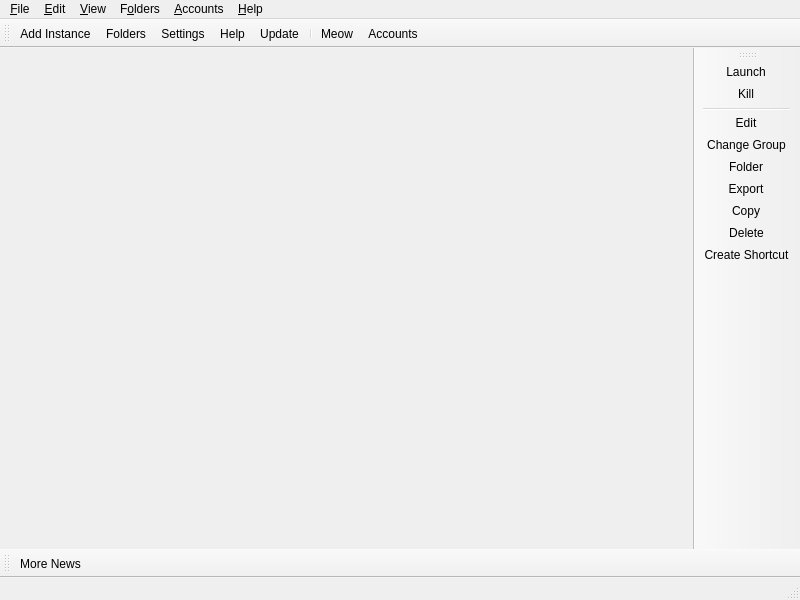
<?xml version="1.0" encoding="UTF-8"?>
<ui version="4.0">
 <class>MainWindow</class>
 <widget class="QMainWindow" name="MainWindow">
  <property name="geometry">
   <rect>
    <x>0</x>
    <y>0</y>
    <width>800</width>
    <height>600</height>
   </rect>
  </property>
  <widget class="QWidget" name="centralWidget">
   <layout class="QHBoxLayout" name="horizontalLayout">
    <property name="spacing">
     <number>0</number>
    </property>
    <property name="leftMargin">
     <number>0</number>
    </property>
    <property name="topMargin">
     <number>0</number>
    </property>
    <property name="rightMargin">
     <number>0</number>
    </property>
    <property name="bottomMargin">
     <number>0</number>
    </property>
   </layout>
  </widget>
  <widget class="QStatusBar" name="statusBar"/>
  <widget class="QToolBar" name="mainToolBar">
   <property name="windowTitle">
    <string>Main Toolbar</string>
   </property>
   <property name="allowedAreas">
    <set>Qt::ToolBarArea::BottomToolBarArea|Qt::ToolBarArea::TopToolBarArea</set>
   </property>
   <property name="toolButtonStyle">
    <enum>Qt::ToolButtonStyle::ToolButtonTextBesideIcon</enum>
   </property>
   <property name="floatable">
    <bool>false</bool>
   </property>
   <attribute name="toolBarArea">
    <enum>TopToolBarArea</enum>
   </attribute>
   <attribute name="toolBarBreak">
    <bool>false</bool>
   </attribute>
   <addaction name="actionAddInstance"/>
   <addaction name="actionFoldersButton"/>
   <addaction name="actionSettings"/>
   <addaction name="actionHelpButton"/>
   <addaction name="actionCheckUpdate"/>
   <addaction name="separator"/>
   <addaction name="actionCAT"/>
   <addaction name="actionAccountsButton"/>
  </widget>
  <widget class="QToolBar" name="newsToolBar">
   <property name="windowTitle">
    <string>News Toolbar</string>
   </property>
   <property name="allowedAreas">
    <set>Qt::ToolBarArea::BottomToolBarArea|Qt::ToolBarArea::TopToolBarArea</set>
   </property>
   <property name="iconSize">
    <size>
     <width>16</width>
     <height>16</height>
    </size>
   </property>
   <property name="toolButtonStyle">
    <enum>Qt::ToolButtonStyle::ToolButtonTextBesideIcon</enum>
   </property>
   <property name="floatable">
    <bool>false</bool>
   </property>
   <attribute name="toolBarArea">
    <enum>BottomToolBarArea</enum>
   </attribute>
   <attribute name="toolBarBreak">
    <bool>false</bool>
   </attribute>
   <addaction name="actionMoreNews"/>
  </widget>
  <widget class="WideBar" name="instanceToolBar">
   <property name="windowTitle">
    <string>Instance Toolbar</string>
   </property>
   <property name="allowedAreas">
    <set>Qt::ToolBarArea::LeftToolBarArea|Qt::ToolBarArea::RightToolBarArea</set>
   </property>
   <property name="iconSize">
    <size>
     <width>16</width>
     <height>16</height>
    </size>
   </property>
   <property name="toolButtonStyle">
    <enum>Qt::ToolButtonStyle::ToolButtonTextBesideIcon</enum>
   </property>
   <property name="floatable">
    <bool>false</bool>
   </property>
   <property name="useDefaultAction" stdset="0">
    <bool>true</bool>
   </property>
   <attribute name="toolBarArea">
    <enum>RightToolBarArea</enum>
   </attribute>
   <attribute name="toolBarBreak">
    <bool>false</bool>
   </attribute>
   <addaction name="actionLaunchInstance"/>
   <addaction name="actionKillInstance"/>
   <addaction name="separator"/>
   <addaction name="actionEditInstance"/>
   <addaction name="actionChangeInstGroup"/>
   <addaction name="actionViewSelectedInstFolder"/>
   <addaction name="actionExportInstance"/>
   <addaction name="actionCopyInstance"/>
   <addaction name="actionDeleteInstance"/>
   <addaction name="actionCreateInstanceShortcut"/>
  </widget>
  <widget class="QMenuBar" name="menuBar">
   <property name="geometry">
    <rect>
     <x>0</x>
     <y>0</y>
     <width>800</width>
     <height>18</height>
    </rect>
   </property>
   <widget class="QMenu" name="fileMenu">
    <property name="title">
     <string>&amp;File</string>
    </property>
    <property name="toolTipsVisible">
     <bool>true</bool>
    </property>
    <addaction name="actionAddInstance"/>
    <addaction name="separator"/>
    <addaction name="actionLaunchInstance"/>
    <addaction name="actionKillInstance"/>
    <addaction name="separator"/>
    <addaction name="actionEditInstance"/>
    <addaction name="actionChangeInstGroup"/>
    <addaction name="actionViewSelectedInstFolder"/>
    <addaction name="actionExportInstance"/>
    <addaction name="actionCopyInstance"/>
    <addaction name="actionDeleteInstance"/>
    <addaction name="actionCreateInstanceShortcut"/>
    <addaction name="separator"/>
    <addaction name="actionSettings"/>
    <addaction name="actionCloseWindow"/>
   </widget>
   <widget class="QMenu" name="editMenu">
    <property name="title">
     <string>&amp;Edit</string>
    </property>
    <property name="toolTipsVisible">
     <bool>true</bool>
    </property>
    <addaction name="actionUndoTrashInstance"/>
   </widget>
   <widget class="QMenu" name="viewMenu">
    <property name="title">
     <string>&amp;View</string>
    </property>
    <property name="toolTipsVisible">
     <bool>true</bool>
    </property>
    <addaction name="actionChangeTheme"/>
    <addaction name="separator"/>
    <addaction name="actionCAT"/>
    <addaction name="actionToggleStatusBar"/>
    <addaction name="actionLockToolbars"/>
    <addaction name="separator"/>
   </widget>
   <widget class="QMenu" name="foldersMenu">
    <property name="title">
     <string>F&amp;olders</string>
    </property>
    <property name="toolTipsVisible">
     <bool>true</bool>
    </property>
    <addaction name="actionViewLauncherRootFolder"/>
    <addaction name="separator"/>
    <addaction name="actionViewInstanceFolder"/>
    <addaction name="actionViewCentralModsFolder"/>
    <addaction name="actionViewSkinsFolder"/>
    <addaction name="actionViewJavaFolder"/>
    <addaction name="separator"/>
    <addaction name="actionViewIconThemeFolder"/>
    <addaction name="actionViewWidgetThemeFolder"/>
    <addaction name="actionViewCatPackFolder"/>
    <addaction name="actionViewIconsFolder"/>
    <addaction name="separator"/>
    <addaction name="actionViewLogsFolder"/>
   </widget>
   <widget class="QMenu" name="accountsMenu">
    <property name="title">
     <string>&amp;Accounts</string>
    </property>
   </widget>
   <widget class="QMenu" name="helpMenu">
    <property name="title">
     <string>&amp;Help</string>
    </property>
    <property name="toolTipsVisible">
     <bool>true</bool>
    </property>
    <addaction name="actionClearMetadata"/>
    <addaction name="actionReportBug"/>
    <addaction name="actionViewLog"/>
    <addaction name="actionAddToPATH"/>
    <addaction name="separator"/>
    <addaction name="actionMATRIX"/>
    <addaction name="actionDISCORD"/>
    <addaction name="actionREDDIT"/>
    <addaction name="separator"/>
    <addaction name="actionMoreNews"/>
    <addaction name="actionCheckUpdate"/>
    <addaction name="actionOpenWiki"/>
    <addaction name="actionAbout"/>
   </widget>
   <addaction name="fileMenu"/>
   <addaction name="editMenu"/>
   <addaction name="viewMenu"/>
   <addaction name="foldersMenu"/>
   <addaction name="accountsMenu"/>
   <addaction name="helpMenu"/>
  </widget>
  <action name="actionMoreNews">
   <property name="icon">
    <iconset theme="news"/>
   </property>
   <property name="text">
    <string>More News...</string>
   </property>
   <property name="toolTip">
    <string>Open the development blog to read more news about %1.</string>
   </property>
  </action>
  <action name="actionCAT">
   <property name="checkable">
    <bool>true</bool>
   </property>
   <property name="icon">
    <iconset theme="cat"/>
   </property>
   <property name="text">
    <string>&amp;Meow</string>
   </property>
   <property name="toolTip">
    <string>It's a fluffy kitty :3</string>
   </property>
  </action>
  <action name="actionToggleStatusBar">
   <property name="checkable">
    <bool>true</bool>
   </property>
   <property name="text">
    <string>Status Bar</string>
   </property>
  </action>
  <action name="actionLockToolbars">
   <property name="checkable">
    <bool>true</bool>
   </property>
   <property name="text">
    <string>Lock Toolbars</string>
   </property>
  </action>
  <action name="actionUndoTrashInstance">
   <property name="enabled">
    <bool>false</bool>
   </property>
   <property name="text">
    <string>&amp;Undo Last Instance Deletion</string>
   </property>
  </action>
  <action name="actionAddInstance">
   <property name="icon">
    <iconset theme="new"/>
   </property>
   <property name="text">
    <string>Add Instanc&amp;e...</string>
   </property>
   <property name="toolTip">
    <string>Add a new instance.</string>
   </property>
  </action>
  <action name="actionCheckUpdate">
   <property name="icon">
    <iconset theme="checkupdate"/>
   </property>
   <property name="text">
    <string>&amp;Update...</string>
   </property>
   <property name="toolTip">
    <string>Check for new updates for %1.</string>
   </property>
   <property name="menuRole">
    <enum>QAction::MenuRole::ApplicationSpecificRole</enum>
   </property>
  </action>
  <action name="actionSettings">
   <property name="icon">
    <iconset theme="settings"/>
   </property>
   <property name="text">
    <string>Setti&amp;ngs...</string>
   </property>
   <property name="toolTip">
    <string>Change settings.</string>
   </property>
   <property name="menuRole">
    <enum>QAction::MenuRole::PreferencesRole</enum>
   </property>
  </action>
  <action name="actionManageAccounts">
   <property name="icon">
    <iconset theme="accounts"/>
   </property>
   <property name="text">
    <string>&amp;Manage Accounts...</string>
   </property>
  </action>
  <action name="actionLaunchInstance">
   <property name="icon">
    <iconset theme="launch"/>
   </property>
   <property name="text">
    <string>&amp;Launch</string>
   </property>
   <property name="toolTip">
    <string>Launch the selected instance.</string>
   </property>
  </action>
  <action name="actionKillInstance">
   <property name="icon">
    <iconset theme="status-bad"/>
   </property>
   <property name="text">
    <string>&amp;Kill</string>
   </property>
   <property name="toolTip">
    <string>Kill the running instance.</string>
   </property>
   <property name="shortcut">
    <string>Ctrl+K</string>
   </property>
  </action>
  <action name="actionRenameInstance">
   <property name="icon">
    <iconset theme="rename"/>
   </property>
   <property name="text">
    <string>Rename</string>
   </property>
   <property name="toolTip">
    <string>Rename the selected instance.</string>
   </property>
  </action>
  <action name="actionChangeInstGroup">
   <property name="icon">
    <iconset theme="tag"/>
   </property>
   <property name="text">
    <string>&amp;Change Group...</string>
   </property>
   <property name="toolTip">
    <string>Change the selected instance's group.</string>
   </property>
   <property name="shortcut">
    <string>Ctrl+G</string>
   </property>
  </action>
  <action name="actionChangeInstIcon">
   <property name="text">
    <string>Change Icon</string>
   </property>
   <property name="toolTip">
    <string>Change the selected instance's icon.</string>
   </property>
  </action>
  <action name="actionEditInstance">
   <property name="icon">
    <iconset theme="settings"/>
   </property>
   <property name="text">
    <string>&amp;Edit...</string>
   </property>
   <property name="toolTip">
    <string>Change the instance settings, mods and versions.</string>
   </property>
   <property name="shortcut">
    <string>Ctrl+I</string>
   </property>
  </action>
  <action name="actionViewSelectedInstFolder">
   <property name="icon">
    <iconset theme="viewfolder"/>
   </property>
   <property name="text">
    <string>&amp;Folder</string>
   </property>
   <property name="toolTip">
    <string>Open the selected instance's root folder in a file browser.</string>
   </property>
  </action>
  <action name="actionDeleteInstance">
   <property name="icon">
    <iconset theme="delete"/>
   </property>
   <property name="text">
    <string>Dele&amp;te</string>
   </property>
   <property name="toolTip">
    <string>Delete the selected instance.</string>
   </property>
   <property name="autoRepeat">
    <bool>false</bool>
   </property>
  </action>
  <action name="actionCopyInstance">
   <property name="icon">
    <iconset theme="copy"/>
   </property>
   <property name="text">
    <string>Cop&amp;y...</string>
   </property>
   <property name="toolTip">
    <string>Copy the selected instance.</string>
   </property>
   <property name="shortcut">
    <string>Ctrl+D</string>
   </property>
  </action>
  <action name="actionExportInstance">
   <property name="icon">
    <iconset theme="export"/>
   </property>
   <property name="text">
    <string>E&amp;xport...</string>
   </property>
   <property name="toolTip">
    <string>Export the selected instance to supported formats.</string>
   </property>
  </action>
  <action name="actionExportInstanceZip">
   <property name="icon">
    <iconset theme="launcher"/>
   </property>
   <property name="text">
    <string>Cloud Launcher (zip)</string>
   </property>
  </action>
  <action name="actionExportInstanceMrPack">
   <property name="icon">
    <iconset theme="modrinth"/>
   </property>
   <property name="text">
    <string>Modrinth (mrpack)</string>
   </property>
  </action>
  <action name="actionExportInstanceFlamePack">
   <property name="icon">
    <iconset theme="flame"/>
   </property>
   <property name="text">
    <string>CurseForge (zip)</string>
   </property>
  </action>
  <action name="actionCreateInstanceShortcut">
   <property name="icon">
    <iconset theme="shortcut"/>
   </property>
   <property name="text">
    <string>Create Shortcut</string>
   </property>
   <property name="toolTip">
    <string>Creates a shortcut on a selected folder to launch the selected instance.</string>
   </property>
  </action>
  <action name="actionNoAccountsAdded">
   <property name="icon">
    <iconset theme="noaccount"/>
   </property>
   <property name="text">
    <string>No accounts added!</string>
   </property>
  </action>
  <action name="actionNoDefaultAccount">
   <property name="checkable">
    <bool>true</bool>
   </property>
   <property name="icon">
    <iconset theme="noaccount"/>
   </property>
   <property name="text">
    <string>No Default Account</string>
   </property>
   <property name="shortcut">
    <string>Ctrl+0</string>
   </property>
  </action>
  <action name="actionCloseWindow">
   <property name="icon">
    <iconset theme="status-bad"/>
   </property>
   <property name="text">
    <string>Close &amp;Window</string>
   </property>
   <property name="toolTip">
    <string>Close the current window</string>
   </property>
   <property name="menuRole">
    <enum>QAction::MenuRole::NoRole</enum>
   </property>
  </action>
  <action name="actionViewInstanceFolder">
   <property name="icon">
    <iconset theme="viewfolder"/>
   </property>
   <property name="text">
    <string>&amp;Instances</string>
   </property>
   <property name="toolTip">
    <string>Open the instances folder in a file browser.</string>
   </property>
  </action>
  <action name="actionViewLauncherRootFolder">
   <property name="icon">
    <iconset theme="viewfolder"/>
   </property>
   <property name="text">
    <string>Launcher &amp;Root</string>
   </property>
   <property name="toolTip">
    <string>Open the launcher's root folder in a file browser.</string>
   </property>
  </action>
  <action name="actionViewCentralModsFolder">
   <property name="icon">
    <iconset theme="centralmods"/>
   </property>
   <property name="text">
    <string>&amp;Central Mods</string>
   </property>
   <property name="toolTip">
    <string>Open the central mods folder in a file browser.</string>
   </property>
  </action>
  <action name="actionViewSkinsFolder">
   <property name="icon">
    <iconset theme="viewfolder"/>
   </property>
   <property name="text">
    <string>&amp;Skins</string>
   </property>
   <property name="toolTip">
    <string>Open the skins folder in a file browser.</string>
   </property>
  </action>
  <action name="actionViewIconsFolder">
   <property name="icon">
    <iconset theme="viewfolder"/>
   </property>
   <property name="text">
    <string>Instance Icons</string>
   </property>
   <property name="toolTip">
    <string>Open the instance icons folder in a file browser.</string>
   </property>
  </action>
  <action name="actionViewLogsFolder">
   <property name="icon">
    <iconset theme="viewfolder"/>
   </property>
   <property name="text">
    <string>Logs</string>
   </property>
   <property name="toolTip">
    <string>Open the logs folder in a file browser.</string>
   </property>
  </action>
  <action name="actionChangeTheme">
   <property name="text">
    <string>Themes</string>
   </property>
  </action>
  <action name="actionReportBug">
   <property name="icon">
    <iconset theme="bug"/>
   </property>
   <property name="text">
    <string>Report a Bug or Suggest a Feature</string>
   </property>
   <property name="toolTip">
    <string>Open the bug tracker to report a bug with %1.</string>
   </property>
  </action>
  <action name="actionDISCORD">
   <property name="icon">
    <iconset theme="discord"/>
   </property>
   <property name="text">
    <string>&amp;Discord Guild</string>
   </property>
   <property name="toolTip">
    <string>Open %1 Discord guild.</string>
   </property>
  </action>
  <action name="actionMATRIX">
   <property name="icon">
    <iconset theme="matrix"/>
   </property>
   <property name="text">
    <string>&amp;Matrix Space</string>
   </property>
   <property name="toolTip">
    <string>Open %1 Matrix space.</string>
   </property>
  </action>
  <action name="actionREDDIT">
   <property name="icon">
    <iconset theme="reddit-alien"/>
   </property>
   <property name="text">
    <string>Sub&amp;reddit</string>
   </property>
   <property name="toolTip">
    <string>Open %1 subreddit.</string>
   </property>
  </action>
  <action name="actionAbout">
   <property name="icon">
    <iconset theme="about"/>
   </property>
   <property name="text">
    <string>&amp;About %1</string>
   </property>
   <property name="toolTip">
    <string>View information about %1.</string>
   </property>
   <property name="menuRole">
    <enum>QAction::MenuRole::AboutRole</enum>
   </property>
  </action>
  <action name="actionClearMetadata">
   <property name="icon">
    <iconset theme="refresh"/>
   </property>
   <property name="text">
    <string>&amp;Clear Metadata Cache</string>
   </property>
   <property name="toolTip">
    <string>Clear cached metadata</string>
   </property>
  </action>
  <action name="actionViewLog">
   <property name="icon">
    <iconset theme="log"/>
   </property>
   <property name="text">
    <string>View logs</string>
   </property>
   <property name="toolTip">
    <string>View current and previous launcher logs</string>
   </property>
  </action>
  <action name="actionAddToPATH">
   <property name="icon">
    <iconset theme="custom-commands"/>
   </property>
   <property name="text">
    <string>Install to &amp;PATH</string>
   </property>
   <property name="toolTip">
    <string>Install a %1 symlink to /usr/local/bin</string>
   </property>
  </action>
  <action name="actionFoldersButton">
   <property name="icon">
    <iconset theme="viewfolder"/>
   </property>
   <property name="text">
    <string>Folders</string>
   </property>
   <property name="toolTip">
    <string>Open one of the folders shared between instances.</string>
   </property>
  </action>
  <action name="actionHelpButton">
   <property name="icon">
    <iconset theme="help"/>
   </property>
   <property name="text">
    <string>Help</string>
   </property>
   <property name="toolTip">
    <string>Get help with %1 or Minecraft.</string>
   </property>
  </action>
  <action name="actionAccountsButton">
   <property name="icon">
    <iconset theme="noaccount"/>
   </property>
   <property name="text">
    <string>Accounts</string>
   </property>
  </action>
  <action name="actionOpenWiki">
   <property name="icon">
    <iconset theme="help"/>
   </property>
   <property name="text">
    <string>%1 &amp;Wiki</string>
   </property>
   <property name="toolTip">
    <string>Open the %1 wiki</string>
   </property>
  </action>
  <action name="actionViewWidgetThemeFolder">
   <property name="icon">
    <iconset theme="viewfolder"/>
   </property>
   <property name="text">
    <string>&amp;Widget Themes</string>
   </property>
   <property name="toolTip">
    <string>Open the widget themes folder in a file browser.</string>
   </property>
  </action>
  <action name="actionViewIconThemeFolder">
   <property name="icon">
    <iconset theme="viewfolder"/>
   </property>
   <property name="text">
    <string>I&amp;con Theme</string>
   </property>
   <property name="toolTip">
    <string>Open the icon theme folder in a file browser.</string>
   </property>
  </action>
  <action name="actionViewCatPackFolder">
   <property name="icon">
    <iconset theme="viewfolder"/>
   </property>
   <property name="text">
    <string>Cat Packs</string>
   </property>
   <property name="toolTip">
    <string>Open the cat packs folder in a file browser.</string>
   </property>
  </action>
  <action name="actionViewJavaFolder">
   <property name="icon">
    <iconset theme="viewfolder"/>
   </property>
   <property name="text">
    <string>Java</string>
   </property>
   <property name="toolTip">
    <string>Open the Java folder in a file browser. Only available if the built-in Java downloader is used.</string>
   </property>
  </action>
 </widget>
 <customwidgets>
  <customwidget>
   <class>WideBar</class>
   <extends>QToolBar</extends>
   <header>ui/widgets/WideBar.h</header>
  </customwidget>
 </customwidgets>
 <resources/>
 <connections/>
</ui>
